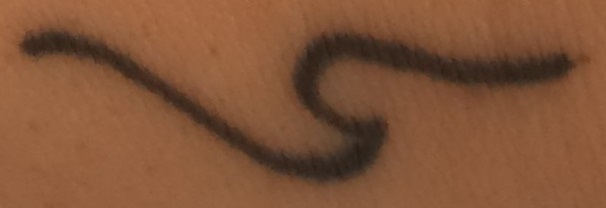
#> input picture cropped.jpg, 606 x 208 px
$ python fourier.py
#> lines starting #> are read from the running program, lines starting #| are printed output that depends on the picture
import cv2
import numpy as np
import matplotlib.pyplot as plt

img = cv2.imread("cropped.jpg")
#> img is the input picture: shape (208, 606, 3); mean B, G, R 55.8, 83.9, 129.4

class Fourier:
    def __init__(self):
        self.points = points = np.load("perfect2.npy")
#> (reads perfect2.npy from the repository)

        sorted(points, key=lambda x: x[0])

        self.xs = np.array([p[0] for p in points])
        self.ys = np.array([p[1] for p in points])

        self.amps = np.fft.fft(self.ys)
        self.freqs = np.fft.fftfreq(self.ys.shape[-1])

        # generate waves from fourier transform
        self.waves = []
        self.samples = np.arange(0, self.xs[-1], 0.1)
        for i, a in enumerate(self.amps):
            wave = []
            for t in self.samples: # for graphing
                wave.append(a*np.cos(self.freqs[i]*t))
            self.waves.append(wave)

        self.recreate()
        plt.show()
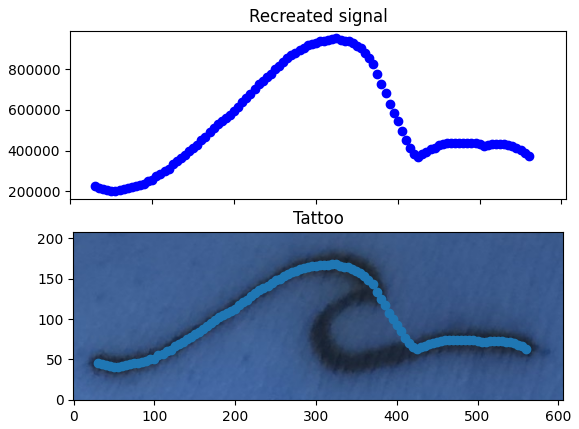
#> figure drawn by matplotlib, 2 panels; B, G, R data is drawn as R, G, B

    def recreate(self):
        N = len(self.amps)
        ys = []

        for i, t in enumerate(self.points):
            y = 0
            for w in self.waves:
                y += t[1]*np.real(w[i])
            ys.append(y)

        fig, (ax1, ax2) = plt.subplots(2, sharex=True)

        self.drawTattoo(ax2)
        xlim = ax2.get_xlim()
        ax1.set_xlim(xlim[0], xlim[1])
        ax1.set_title("Recreated signal")
        ax1.plot(self.xs, ys, 'bo')

    def graph(self):
        ax = plt.gca()
        n = len(self.amps)
        graph = [(x,y/n) for x,y in zip(self.freqs, self.amps)]
        sorted(graph, key=lambda x: x[0])
        x = [p[0] for p in graph]
        y = [p[1] for p in graph]
        ax.plot(x, y, 'k-')

    def draw(self):
        # plot waves
        fig, (ax1, ax2, ax3) = plt.subplots(3, sharex=True)

        # Real frequencies
        self.drawReal(ax1)

        # Imaginary frequencies (they cancel out)
        self.drawImag(ax2)

        # Sister tattoo and data
        self.drawTattoo(ax3)

        plt.show()

    def drawReal(self, ax=None):
        if ax == None:
            ax = plt.gca()
        ax.set_title("Real")
        for w in self.waves[1:]: #ignore the 0 frequency because its just a height adjustment
            ax.plot(self.samples, w)

    def drawImag(self, ax=None):
        if ax == None:
            ax = plt.gca()
        ax.set_title("Imaginary (cancels out)")
        for w in self.waves:
            ax.plot(self.samples, np.imag(w))

    def drawTattoo(self, ax=None):
        if ax == None:
            ax = plt.gca()
        ax.set_title("Tattoo")
        ax.imshow(img, cmap="gray")
        ax.scatter(self.xs, self.ys)
        ylim = ax.get_ylim()
        ax.set_ylim(ylim[1], ylim[0])

f = Fourier()
